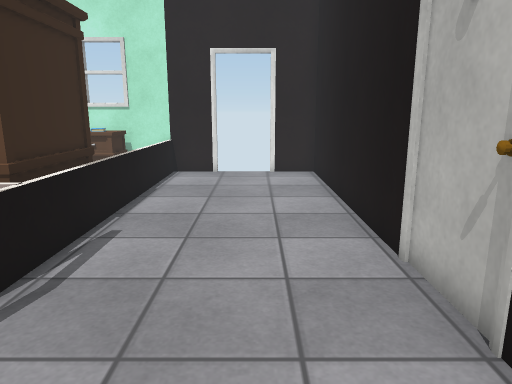
view 1 (above)

21 first-person views from a walk through a 3-D level made in the Unity game engine. The camera is 1.3 m above the floor, tilts 12° down and sees 70° across. The floor is counted in squares, 0.5 m on a side. Each view is taken from the middle of a square. On the plan, view 1 faces up. The plan holds only what a view shows up to about 20 squares ahead; the rest is blank. The place goes on beyond the plan. Some animated figures are not drawn. Door leaves are left out, so doorways stand open. Some surface patterns are stand-ins.

view 2
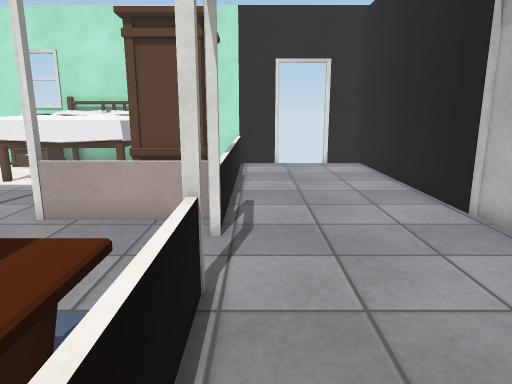

view 3
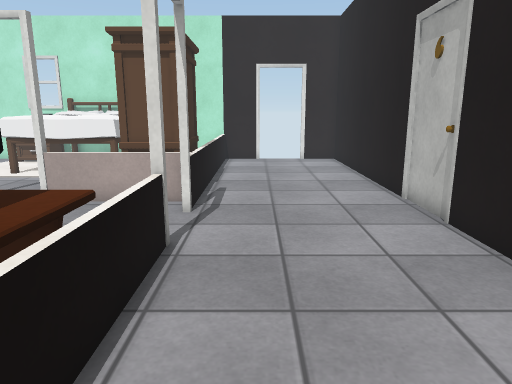

view 4
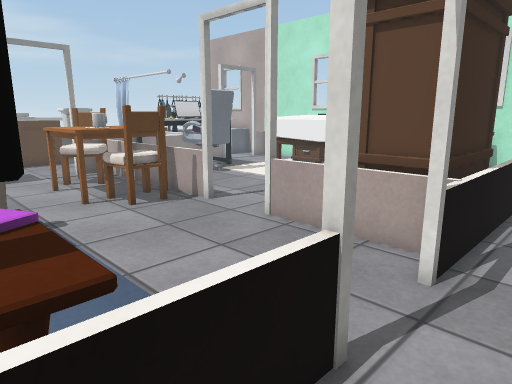

view 5
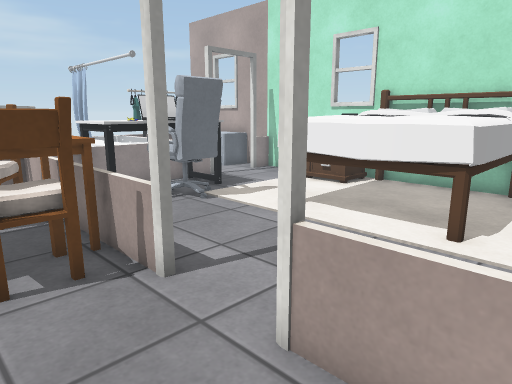

view 6
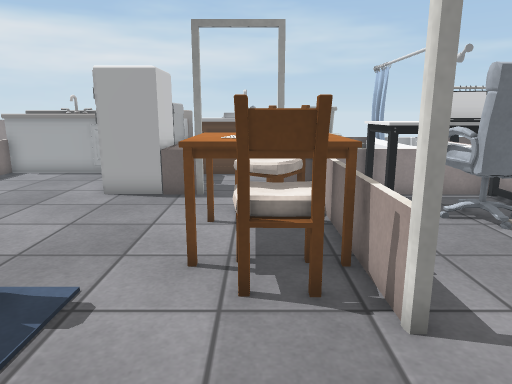

view 7
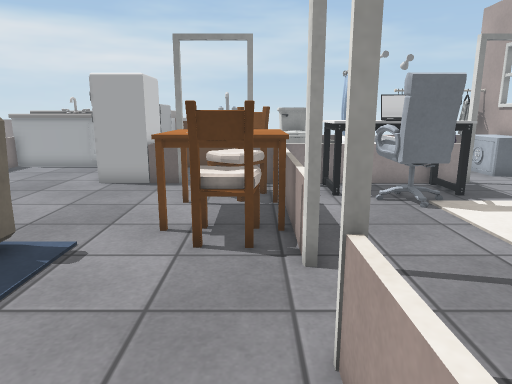

view 8
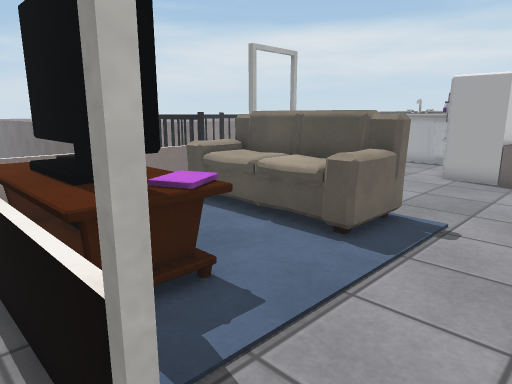

view 9
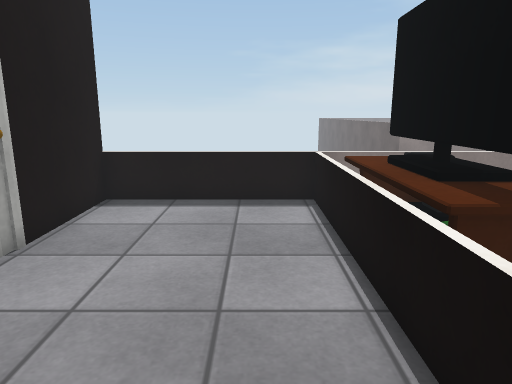

view 10
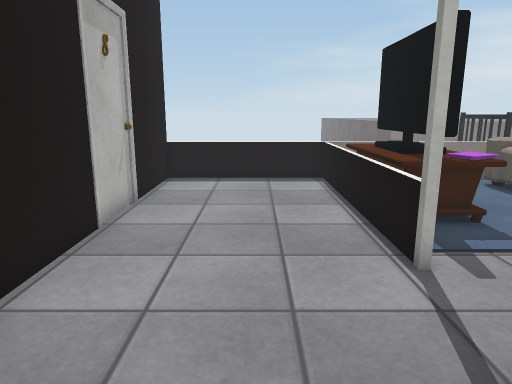

view 11
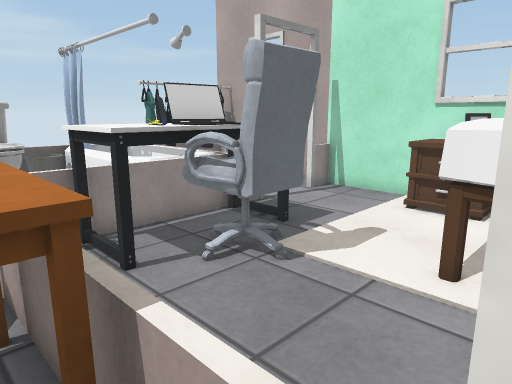

view 12
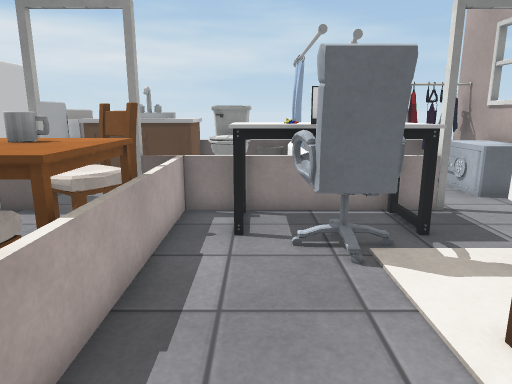

view 13
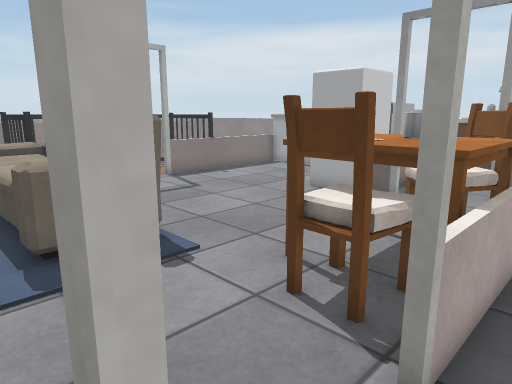

view 14
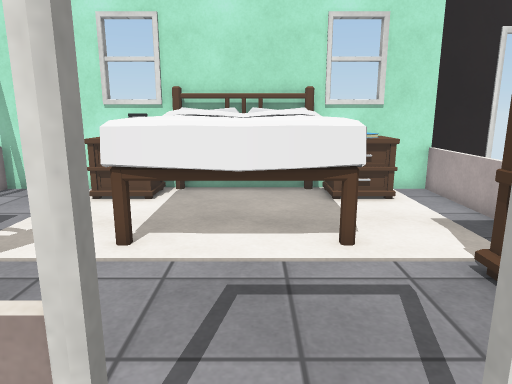

view 15
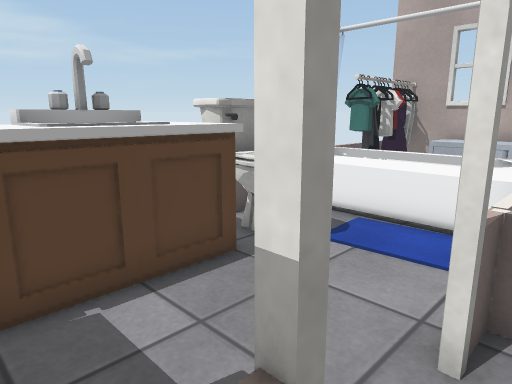

view 16
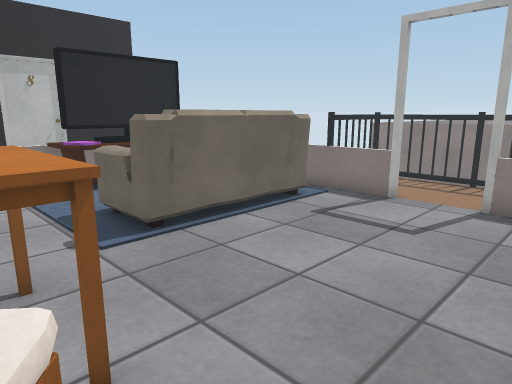

view 17
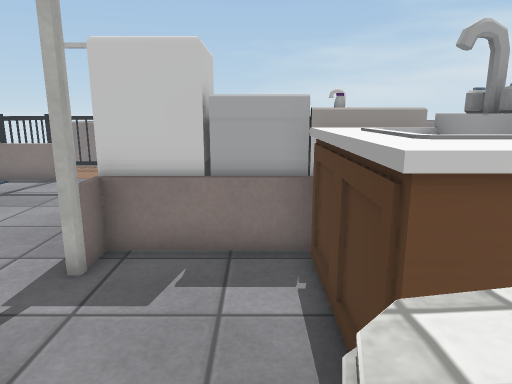

view 18
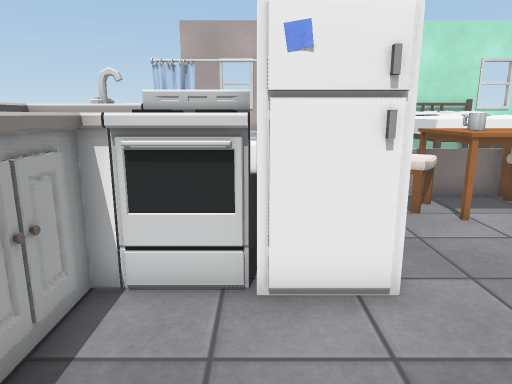

view 19
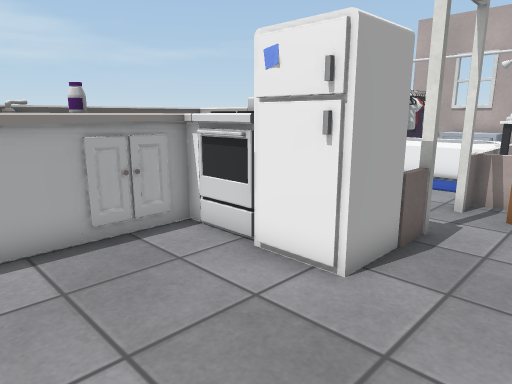

view 20
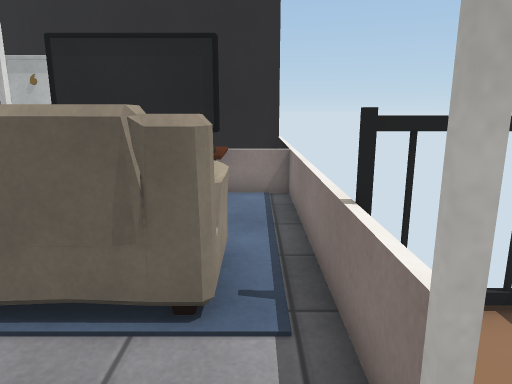

view 21
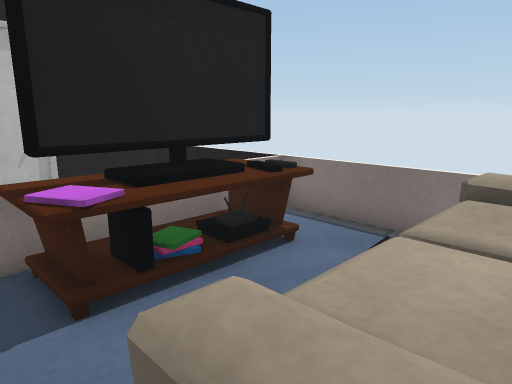

### Floor plan
Key: @ floor where view 1 was taken; # wall or solid block; x gap in a wall; . floor; D open door; = window, fence, low wall or low ledge; ^ raised ledge; B bed; W wardrobe; T TV; E desk; S shower; I toilet; C chair; A table; N sink; F sofa; R rack; G fridge; O other object.
Columns run from 25 left of view 1 to 3 right of it. Each row starts with its distance up from view 1.
 17 #######################xDD###
 16 RROOOO#...^^#BBBBBO#.=......#
 15 RROOO.....^^BBBBBB^#.=......#
 14 RR  ........ BB BB...=......#
 13 RR    #.....B B  B...=......#
 12 ##====#EE...BBB BB...=......#
 11 S    S#OOOO.BBBBBB...=......#
 10 SSSSSS#OOOO........W #......#
  9 =#SSSS#OOOO........W #......#
  8 #II...#EE..........  #......#
  7  III..#EE..........WW#......#
  6 III...===####=DDD==###......#
  5 ^N^...#CCCAACC.......#......#
  4 NN^....CCCOACC..............#
  3 NN^......AAAA...............#
  2 ^N^...#..............#......#
  1 ^^^####..............=......#
  0 ^  ^G G......FFFF.TTT=...@..#
 -1 ^^^^GGG......FFFF.TTT=......#
 -2 ^^...........FFFF.TTT=......#
 -3 ^O...........FFFF.TTT=......#
 -4 NNN..........FFFF.TTT=......#
 -5 NNN..........FFFF.TTT=......#
 -6 NNN............F.....=......#
 -7 NN#===#=#..x=##=============#
 -8       O      OO
 -9       O      OO

Positions as (right, up) in squares from view 1, and headings:
1: (0, 0), facing up
2: (-3, -3), facing up
3: (-2, -5), facing up
4: (-2, -1), facing up-left
5: (-6, 3), facing up-left
6: (-7, 4), facing left
7: (-5, 5), facing left
8: (-3, 4), facing down-left
9: (-2, 4), facing down
10: (-1, 8), facing down
11: (-11, 5), facing up-left
12: (-9, 8), facing left
13: (-8, 7), facing down-left
14: (-10, 4), facing up
15: (-18, 1), facing up-left
16: (-19, 4), facing down-right
17: (-22, 8), facing down
18: (-21, -6), facing up
19: (-16, -6), facing up-left
20: (-16, -6), facing right
21: (-11, 1), facing down-right
